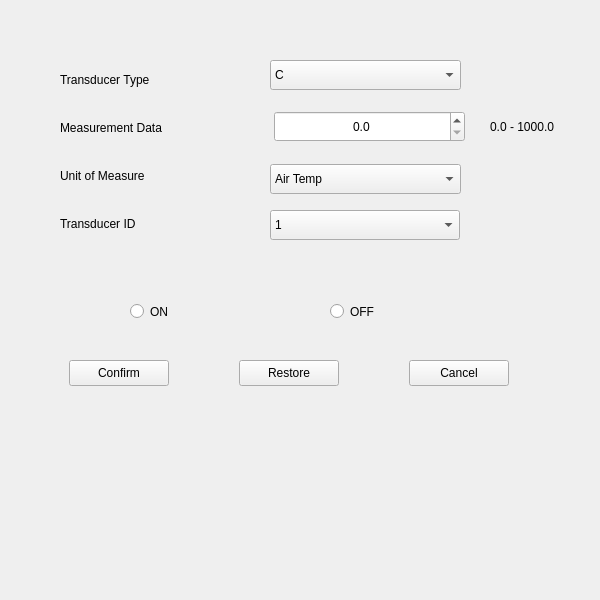
<?xml version="1.0" encoding="UTF-8"?>
<ui version="4.0">
 <class>CXDR</class>
 <widget class="QFrame" name="CXDR">
  <property name="geometry">
   <rect>
    <x>0</x>
    <y>0</y>
    <width>600</width>
    <height>600</height>
   </rect>
  </property>
  <property name="windowTitle">
   <string>Frame</string>
  </property>
  <widget class="QLabel" name="label">
   <property name="geometry">
    <rect>
     <x>60</x>
     <y>70</y>
     <width>161</width>
     <height>20</height>
    </rect>
   </property>
   <property name="text">
    <string>Transducer Type </string>
   </property>
  </widget>
  <widget class="QLabel" name="label_2">
   <property name="geometry">
    <rect>
     <x>60</x>
     <y>118</y>
     <width>161</width>
     <height>20</height>
    </rect>
   </property>
   <property name="text">
    <string>Measurement Data</string>
   </property>
  </widget>
  <widget class="QLabel" name="label_3">
   <property name="geometry">
    <rect>
     <x>60</x>
     <y>166</y>
     <width>161</width>
     <height>20</height>
    </rect>
   </property>
   <property name="text">
    <string>Unit of Measure</string>
   </property>
  </widget>
  <widget class="QLabel" name="label_4">
   <property name="geometry">
    <rect>
     <x>60</x>
     <y>214</y>
     <width>161</width>
     <height>20</height>
    </rect>
   </property>
   <property name="text">
    <string>Transducer ID</string>
   </property>
  </widget>
  <widget class="QDoubleSpinBox" name="sp_TranMeasurement">
   <property name="geometry">
    <rect>
     <x>274</x>
     <y>111</y>
     <width>191</width>
     <height>31</height>
    </rect>
   </property>
   <property name="alignment">
    <set>Qt::AlignmentFlag::AlignCenter</set>
   </property>
   <property name="decimals">
    <number>1</number>
   </property>
   <property name="maximum">
    <double>1000.000000000000000</double>
   </property>
  </widget>
  <widget class="QComboBox" name="cb_TranType">
   <property name="geometry">
    <rect>
     <x>270</x>
     <y>60</y>
     <width>191</width>
     <height>30</height>
    </rect>
   </property>
   <item>
    <property name="text">
     <string>C</string>
    </property>
   </item>
   <item>
    <property name="text">
     <string>A</string>
    </property>
   </item>
   <item>
    <property name="text">
     <string>D</string>
    </property>
   </item>
   <item>
    <property name="text">
     <string>F</string>
    </property>
   </item>
   <item>
    <property name="text">
     <string>N</string>
    </property>
   </item>
   <item>
    <property name="text">
     <string>P</string>
    </property>
   </item>
   <item>
    <property name="text">
     <string>R</string>
    </property>
   </item>
   <item>
    <property name="text">
     <string>T</string>
    </property>
   </item>
   <item>
    <property name="text">
     <string>H</string>
    </property>
   </item>
   <item>
    <property name="text">
     <string>V</string>
    </property>
   </item>
   <item>
    <property name="text">
     <string>G</string>
    </property>
   </item>
   <item>
    <property name="text">
     <string>I</string>
    </property>
   </item>
   <item>
    <property name="text">
     <string>U</string>
    </property>
   </item>
   <item>
    <property name="text">
     <string>S</string>
    </property>
   </item>
   <item>
    <property name="text">
     <string>L</string>
    </property>
   </item>
  </widget>
  <widget class="QComboBox" name="cb_Unit">
   <property name="geometry">
    <rect>
     <x>270</x>
     <y>164</y>
     <width>191</width>
     <height>30</height>
    </rect>
   </property>
   <item>
    <property name="text">
     <string>Air Temp</string>
    </property>
   </item>
   <item>
    <property name="text">
     <string>Dew Point </string>
    </property>
   </item>
   <item>
    <property name="text">
     <string>Angular Displacement</string>
    </property>
   </item>
   <item>
    <property name="text">
     <string>Linear Displacement </string>
    </property>
   </item>
   <item>
    <property name="text">
     <string>Frequency</string>
    </property>
   </item>
   <item>
    <property name="text">
     <string>Flow Rate</string>
    </property>
   </item>
   <item>
    <property name="text">
     <string>Air Pressure</string>
    </property>
   </item>
   <item>
    <property name="text">
     <string>Tachometer</string>
    </property>
   </item>
   <item>
    <property name="text">
     <string>Relative Humidity</string>
    </property>
   </item>
   <item>
    <property name="text">
     <string>Volume</string>
    </property>
   </item>
   <item>
    <property name="text">
     <string>Generic</string>
    </property>
   </item>
   <item>
    <property name="text">
     <string>Current </string>
    </property>
   </item>
   <item>
    <property name="text">
     <string>Voltage</string>
    </property>
   </item>
   <item>
    <property name="text">
     <string>Force</string>
    </property>
   </item>
   <item>
    <property name="text">
     <string>Switch / Valve</string>
    </property>
   </item>
   <item>
    <property name="text">
     <string>Salinity</string>
    </property>
   </item>
   <item>
    <property name="text">
     <string>Visibility</string>
    </property>
   </item>
  </widget>
  <widget class="QLabel" name="label_5">
   <property name="geometry">
    <rect>
     <x>490</x>
     <y>117</y>
     <width>81</width>
     <height>20</height>
    </rect>
   </property>
   <property name="text">
    <string>0.0 - 1000.0</string>
   </property>
  </widget>
  <widget class="QPushButton" name="pushButton_2">
   <property name="geometry">
    <rect>
     <x>239</x>
     <y>360</y>
     <width>100</width>
     <height>26</height>
    </rect>
   </property>
   <property name="text">
    <string>Restore</string>
   </property>
  </widget>
  <widget class="QPushButton" name="XDR_confirm">
   <property name="geometry">
    <rect>
     <x>69</x>
     <y>360</y>
     <width>100</width>
     <height>26</height>
    </rect>
   </property>
   <property name="text">
    <string>Confirm</string>
   </property>
  </widget>
  <widget class="QPushButton" name="XDR_cancel">
   <property name="geometry">
    <rect>
     <x>409</x>
     <y>360</y>
     <width>100</width>
     <height>26</height>
    </rect>
   </property>
   <property name="text">
    <string>Cancel</string>
   </property>
  </widget>
  <widget class="QComboBox" name="cb_Tid">
   <property name="geometry">
    <rect>
     <x>270</x>
     <y>210</y>
     <width>190</width>
     <height>30</height>
    </rect>
   </property>
   <item>
    <property name="text">
     <string>1</string>
    </property>
   </item>
   <item>
    <property name="text">
     <string>2</string>
    </property>
   </item>
   <item>
    <property name="text">
     <string>3</string>
    </property>
   </item>
   <item>
    <property name="text">
     <string>4</string>
    </property>
   </item>
   <item>
    <property name="text">
     <string>5</string>
    </property>
   </item>
  </widget>
  <widget class="QRadioButton" name="XDR_on">
   <property name="geometry">
    <rect>
     <x>130</x>
     <y>300</y>
     <width>110</width>
     <height>23</height>
    </rect>
   </property>
   <property name="text">
    <string>ON</string>
   </property>
   <attribute name="buttonGroup">
    <string notr="true">buttonGroup</string>
   </attribute>
  </widget>
  <widget class="QRadioButton" name="XDR_off">
   <property name="geometry">
    <rect>
     <x>330</x>
     <y>300</y>
     <width>110</width>
     <height>23</height>
    </rect>
   </property>
   <property name="text">
    <string>OFF</string>
   </property>
   <attribute name="buttonGroup">
    <string notr="true">buttonGroup</string>
   </attribute>
  </widget>
 </widget>
 <resources/>
 <connections/>
 <buttongroups>
  <buttongroup name="buttonGroup"/>
 </buttongroups>
</ui>
